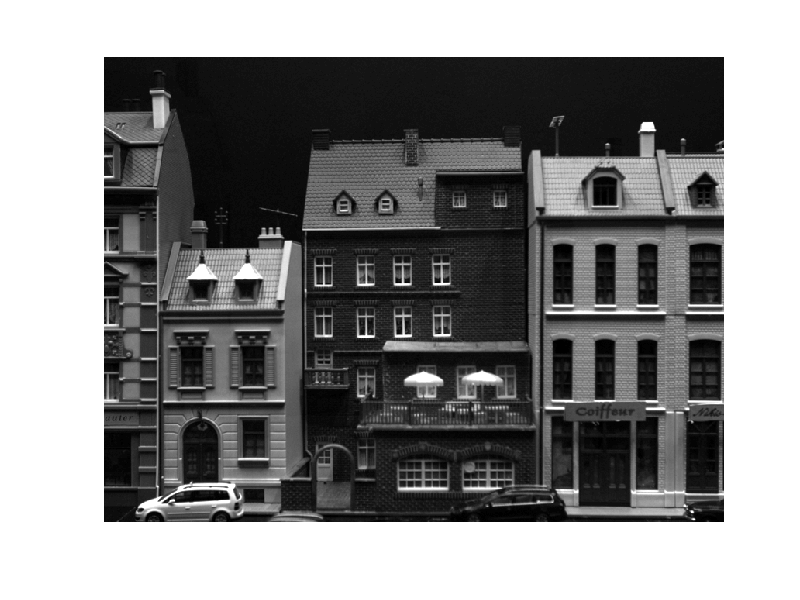
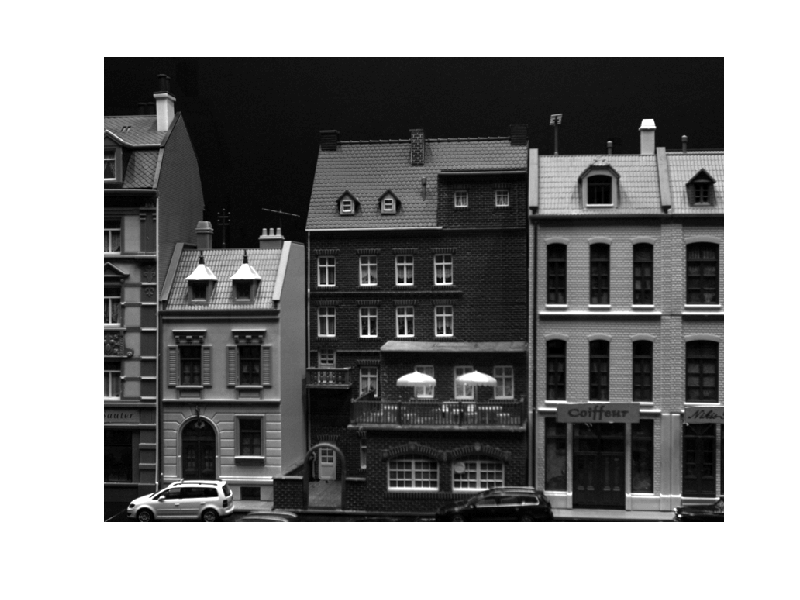
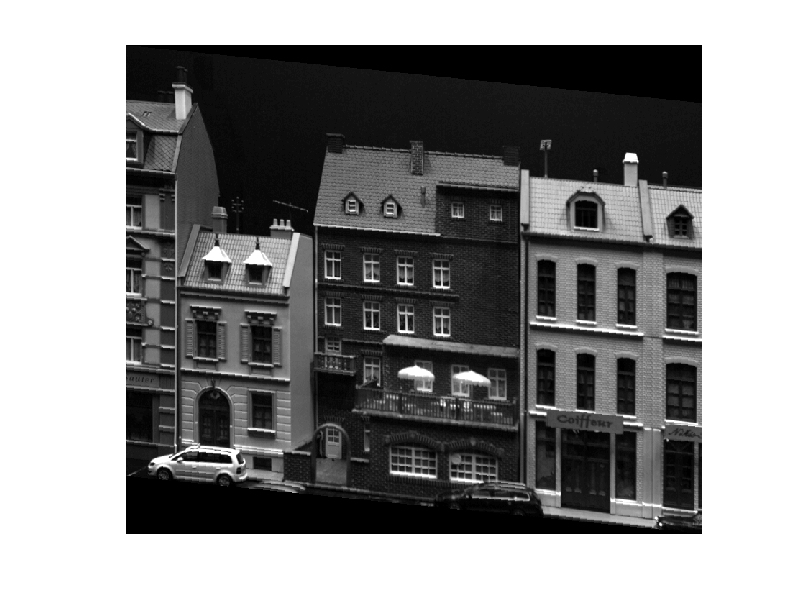

MATLAB code to generate these figures, in order: (Note: this script raises an error after producing the figures.)
clear all
clc
close all
load('TwoImageData.mat')
%%
I = im1;
I2 = im2;
figure(1)
imshow(I);
figure(2)
imshow(I2);
% a=170*pi/180;
% s=sin(a);
% c=cos(a);
% H=[c s 0;-s c 0;0 0 1];
s=0.1;
H=[1 0 0; s 1 0; 0 0 1];
%Note That H has to be transposed here if column vectors are used for points
Tr=maketform('projective',H');
figure(3)
I2=imtransform(im2,Tr);
imshow(I2);
% Y = get_patch(I, 240,308,40);
% figure(2)
% imshow(Y);
% 
% Z = get_patch(I2, 240,308,40);
% figure(3)
% imshow(I2), hold on
% plot(278,344, 'c*');
% 
% p = get_corr(Z,Y);

[r1, c1] = corner_detection(I);
[r2, c2] = corner_detection(I2);

p1 = [r1 c1]';
p2 = [r2 c2]';
%%
length = min(length(p1),length(p2));
p1=p1(:,1:length);
p2=p2(:,1:length);
pp1 = [p1;ones(1,length)];
pp2 = [p2;ones(1,length)];
%%
t_cross = CrossOp(T2);
F = pinv(A)' * t_cross * R2 * A^-1;
% dist= (((p2)'*F*p1)^2)/((F * p1(1,:))^2 + (F*p1(2,:)^2) + ((p2(1,:)' * F)^2) + ((p2(2,:)' *F)^2))
q1 = A * pp1;
q2 = A * pp2;
% q1=[p1;ones(length(p1),1)'];
% q1= q1(:,1:194);
% q2=[p2;ones(length(p2),1)'];
% dist= (((q2)'*F*q1).^2)/((F * q1(1,:)).^2 + (F*q1(2,:).^2) + ((q2(1,:)' * F).^2) + ((q2(2,:)' *F).^2))
% d1 =(F * q1);%3*194  
% d2= (q2'*F);%194*3
% sampson_dist = ((q2'*F*q1).^2)/ (d1(1,:).^2 + d1(2,:).^2 + d2(:,1).^2 + d2(:,2).^2);
d = sampsonFun(F,p1,p2)
 % Tr=maketform('projective',F')
% epiline check
l3=q1'*F;
epilines=epipolarLine(F,p2');
points=lineToBorderPoints(epilines,size(im2));% retures 4 column 2x,2y
figure(6);imshow(im2)
line(points(:, [1,3])', points(:, [2,4])');
% figure(4)
% showMatchedFeatures(I,I2,p1',p2','montage');

% [f1, vpts1] = extractFeatures(I, p1');
% [f2, vpts2] = extractFeatures(I2, p2');
% indexPairs = matchFeatures(f1, f2) ;
% matchedPoints1 = vpts1;
% matchedPoints2 = vpts2;
% figure; ax = axes;
% showMatchedFeatures(I,I2,matchedPoints1,matchedPoints2,'montage','Parent',ax);
% title(ax, 'Candidate point matches');
% legend(ax, 'Matched points 1','Matched points 2');
%%
n = 8;
r = 2*n + 1;
dmax = inf;
[m1, m2, p1ind, p2ind, cormat] = matchbycorrelation(I, p1, I2, p2, r, dmax);
% cormat = correlatiomatrix(I, m1, I2, m2, r, inf);
figure(7)
showMatchedFeatures(I,I2,m1',m2','montage');
saveas(gcf,'montage.png')
% % 
% mosaic = sift_mosaic(I,I2);%demonstrates matching two images based on SIFT
% %features and RANSAC and computing their mosaic
% saveas(gcf,'mosaicFit.png')
